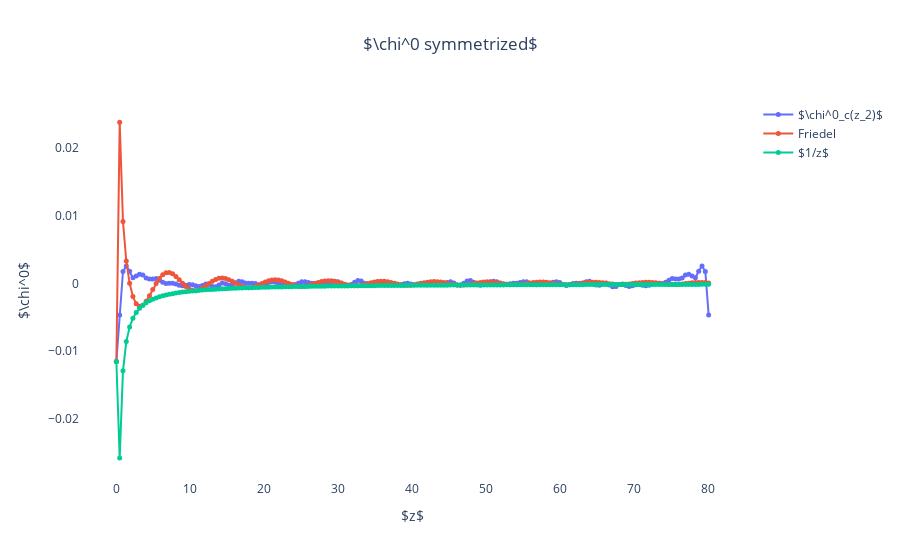

The notebook cell saved with this chart:
### Code cell
fig = go.Figure()
X = np.linspace(0, 20*4.03, n2, endpoint = False)
Y = np.zeros(n2)
Y_0 = np.zeros(n2)
z = 0
Y[0] = chi0wzz_b[omega, z, 0]
Y_0[0] = chi0wzz_b[omega, z, 0]
for i in range(1,n2):
    Y[i] = -Y[0]*math.cos(1.75/2*X[i])/X[i]
    Y_0[i] = Y_0[0]/X[i]
xtitle = r'$z$'

a = 0
fig.add_trace(go.Scatter(x = X, y = np.real(chi0wzz_b[omega, z, :]), name = r'$\chi^0_c(z_2)$', mode = "lines+markers",marker=dict(
            size=5,
        ),))
fig.add_trace(go.Scatter(x = X, y = Y, name = 'Friedel', mode = "lines+markers",marker=dict(
            size=5,
        ),))
fig.add_trace(go.Scatter(x = X, y = Y_0, name = r'$1/z$', mode = "lines+markers",marker=dict(
            size=5,
        ),))

fig.update_layout(title_text = r'$\chi^0 symmetrized$', title_x=0.5,xaxis_title= xtitle,
        yaxis_title = r'$\chi^0$',paper_bgcolor='rgba(0,0,0,0)', plot_bgcolor='rgba(0,0,0,0)',)
    #fig.show(dpi = 300)


fig.show()

### Figure 1 — Plotly figure (JSON) as saved in the notebook; plotly's stock layout.template omitted (floating-point values rounded to 4 significant figures; data arrays with more than 128 entries replaced by an {"elided": "..."} marker saying what was removed)
{"data": [{"marker": {"size": 5}, "mode": "lines+markers", "name": "$\\chi^0_c(z_2)$", "type": "scatter", "x": {"elided": "180 float values"}, "y": {"elided": "180 float values"}}, {"marker": {"size": 5}, "mode": "lines+markers", "name": "Friedel", "type": "scatter", "x": {"elided": "180 float values"}, "y": {"elided": "180 float values"}}, {"marker": {"size": 5}, "mode": "lines+markers", "name": "$1/z$", "type": "scatter", "x": {"elided": "180 float values"}, "y": {"elided": "180 float values"}}], "layout": {"paper_bgcolor": "rgba(0,0,0,0)", "plot_bgcolor": "rgba(0,0,0,0)", "title": {"text": "$\\chi^0 symmetrized$", "x": 0.5}, "xaxis": {"title": {"text": "$z$"}}, "yaxis": {"title": {"text": "$\\chi^0$"}}}}
